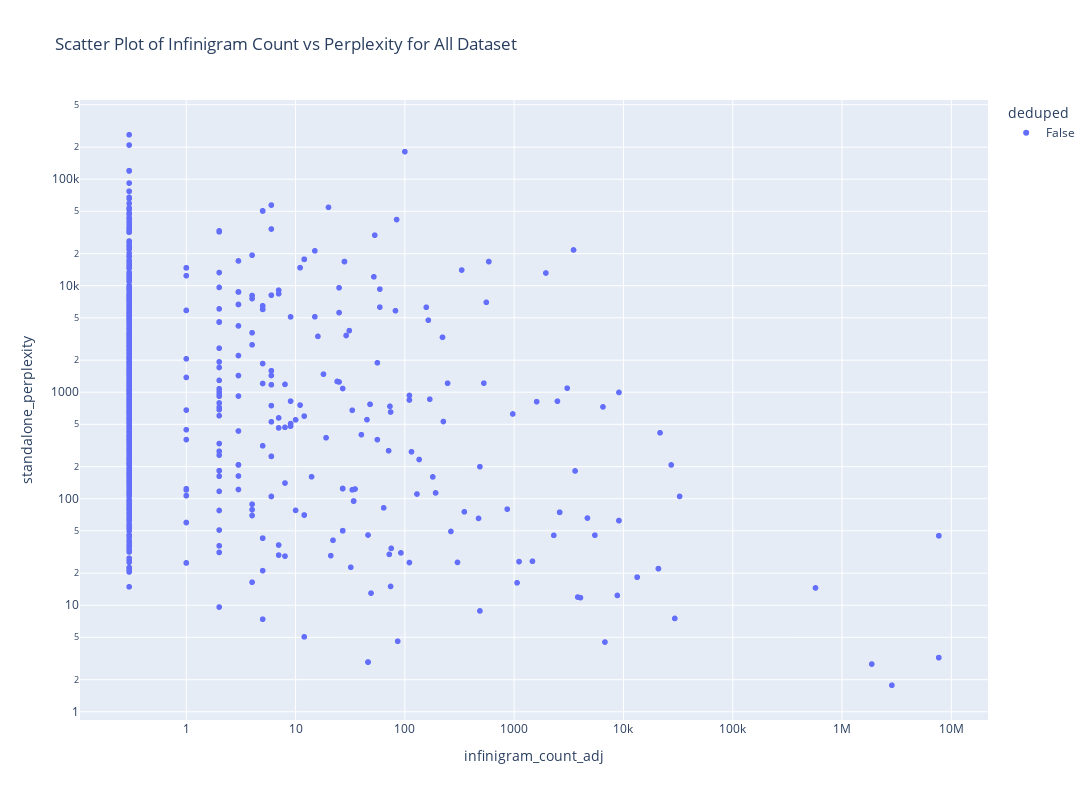

Here is the notebook cell this chart was saved with:
### Markdown cell above
This visualization, done with plotly, allow to hover the low-perp region in the scatter plot and see what text they contain. This is very useful for exploration.

### Code cell
import plotly.express as px

# Create a scatter plot
fig = px.scatter(df[df['dataset'] == 'Nuclear physics'], x='infinigram_count_adj', y='standalone_perplexity', color='deduped',
                 title='Scatter Plot of Infinigram Count vs Perplexity for All Dataset',
                 labels={'infinigram_count': 'Infinigram Count', 'perplexity': 'Perplexity'},
                 hover_data=['text'])

fig.update_xaxes(type='log')
fig.update_yaxes(type='log')

fig.update_layout({'width': 1200, 'height': 800})

# Show the plot
fig.show()

### Figure 1 — Plotly figure (JSON) as saved in the notebook; plotly's stock layout.template omitted (floating-point values rounded to 4 significant figures; data arrays with more than 128 entries replaced by an {"elided": "..."} marker saying what was removed)
{"data": [{"customdata": {"elided": "1040x1 str values"}, "hovertemplate": "deduped=False<br>infinigram_count_adj=%{x}<br>standalone_perplexity=%{y}<br>text=%{customdata[0]}<extra></extra>", "legendgroup": "False", "marker": {"color": "#636efa", "symbol": "circle"}, "mode": "markers", "name": "False", "showlegend": true, "type": "scattergl", "x": {"elided": "1040 float values"}, "xaxis": "x", "y": {"elided": "1040 float values"}, "yaxis": "y"}], "layout": {"height": 800, "legend": {"title": {"text": "deduped"}, "tracegroupgap": 0}, "title": {"text": "Scatter Plot of Infinigram Count vs Perplexity for All Dataset"}, "width": 1200, "xaxis": {"anchor": "y", "domain": [0, 1], "title": {"text": "infinigram_count_adj"}, "type": "log"}, "yaxis": {"anchor": "x", "domain": [0, 1], "title": {"text": "standalone_perplexity"}, "type": "log"}}}
